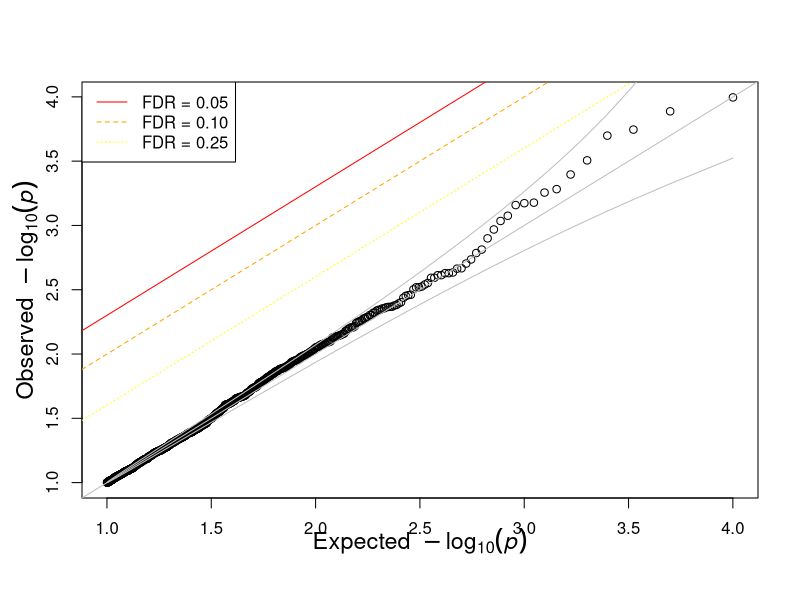

Generate this figure with R:
## ---- chunk 1
qqunif_maxp = 
  function(p,BH=T,CI=T,mlog10_p_thres=30,maxp=1,...)
  {
    ## thresholded by default at 1e-30
    p=na.omit(p)
    nn = length(p)
    xx =  -log10( (1:nn)*maxp / (nn+1) )
    
    p_thres = 10^{-mlog10_p_thres}
    if( sum( p < p_thres) )
    {
      warning(paste("thresholding p to ",p_thres) )
      p = pmax(p, p_thres)
    }
    plot( xx,  -sort(log10(p)),
          xlab=expression(Expected~~-log[10](italic(p))),
          ylab=expression(Observed~~-log[10](italic(p))),
          cex.lab=1.4,mgp=c(2,1,0),
          ... )
    abline(0,1,col='gray')
    if(BH)
    {
      abline(-log10(0.05),1, col='red',lty=1)
      abline(-log10(0.10),1, col='orange',lty=2)
      abline(-log10(0.25),1, col='yellow',lty=3)
      legend('topleft', c("FDR = 0.05","FDR = 0.10","FDR = 0.25"),
             col=c('red','orange','yellow'),lty=1:3, cex=1)
      abline(h=-log10(0.05/nn)) ## bonferroni
    }
    if(CI)
    {
      ## create the confidence intervals
      c95 <- rep(0,nn)
      c05 <- rep(0,nn)
      ## the jth order statistic from a
      ## uniform(0,1) sample
      ## has a beta(j,n-j+1) distribution
      ## (Casella & Berger, 2002,
      ## 2nd edition, pg 230, Duxbury)
      ## this portion was posted by anonymous on
      ## http://gettinggeneticsdone.blogspot.com/2009/11/qq-plots-of-p-values-in-r-using-ggplot2.html

      for(i in 1:nn)
      {
        c95[i] <- qbeta(0.95,i,nn-i+1)*maxp
        c05[i] <- qbeta(0.05,i,nn-i+1)*maxp
      }

      lines(xx,-log10(c95),col='gray')
      lines(xx,-log10(c05),col='gray')
    }
  }

## ---- chunk 2
maxp=0.1
nullp = runif(1000,max=maxp)
qqunif_maxp(nullp,maxp=maxp)

